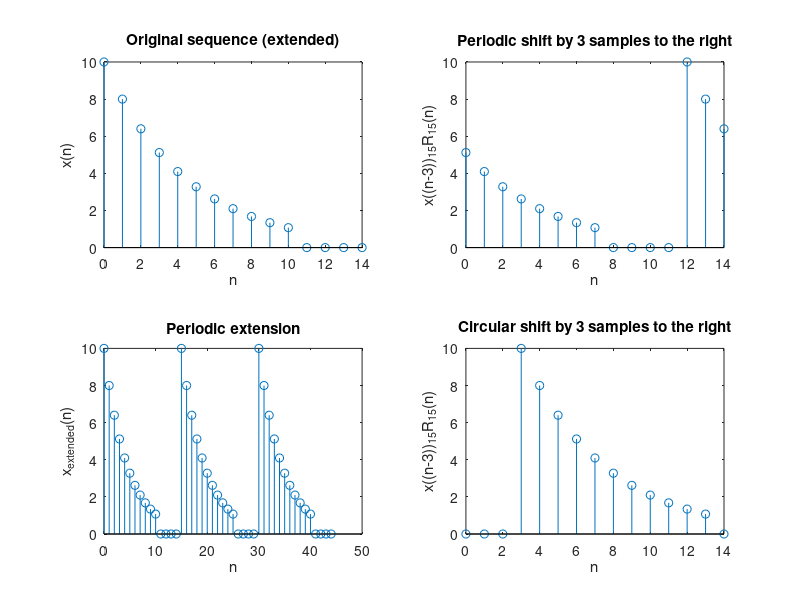

Write the MATLAB code that produced this figure.
% Ex5_11
% 한밭대 20191780 육정훈

n = 0:14; x = [10 * (0.8).^(0:10) zeros(1,4)];

figure;
% Original extended sequence
subplot(2, 2, 1);
stem(n, x);
title('Original sequence (extended)');
xlabel('n'); ylabel('x(n)');

% Periodic shift
x_shifted = [x(4:end) x(1:3)]; % Manually shift by 3 to the right
subplot(2, 2, 2);
stem(n, x_shifted);
title('Periodic shift by 3 samples to the right');
xlabel('n'); ylabel('x((n-3))_{15}R_{15}(n)');

% Periodic extension
x_extended = repmat(x, 1, 3); % Repeat the sequence 3 times
n_extended = 0:(length(x_extended) - 1); % n values for the extended sequence
subplot(2, 2, 3);
stem(n_extended, x_extended);
title('Periodic extension');
xlabel('n'); ylabel('x_{extended}(n)');

% Circular shift
x_circular_shift = circshift(x, 3); % Circular shift by 3 to the right
subplot(2, 2, 4);
stem(n, x_circular_shift);
title('Circular shift by 3 samples to the right');
xlabel('n'); ylabel('x((n-3))_{15}R_{15}(n)');
